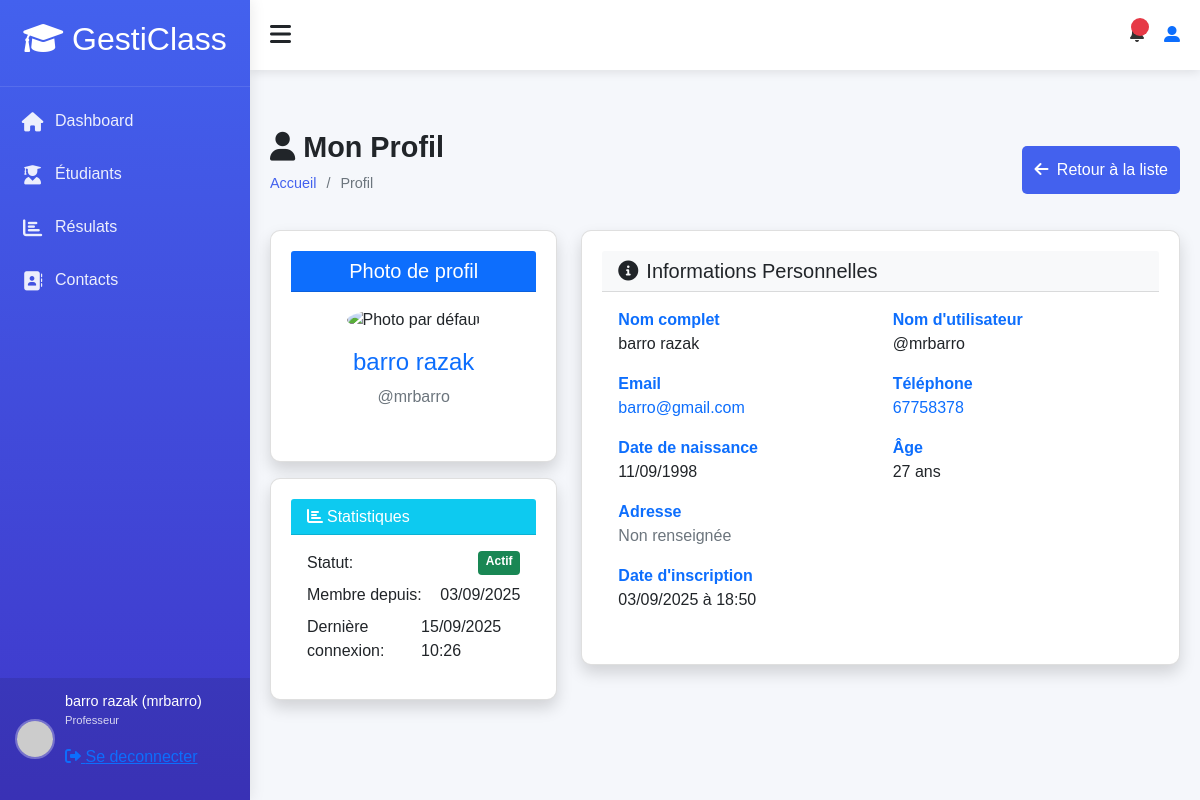
Before: /accounts/profile/ (signed in) with the older database file.
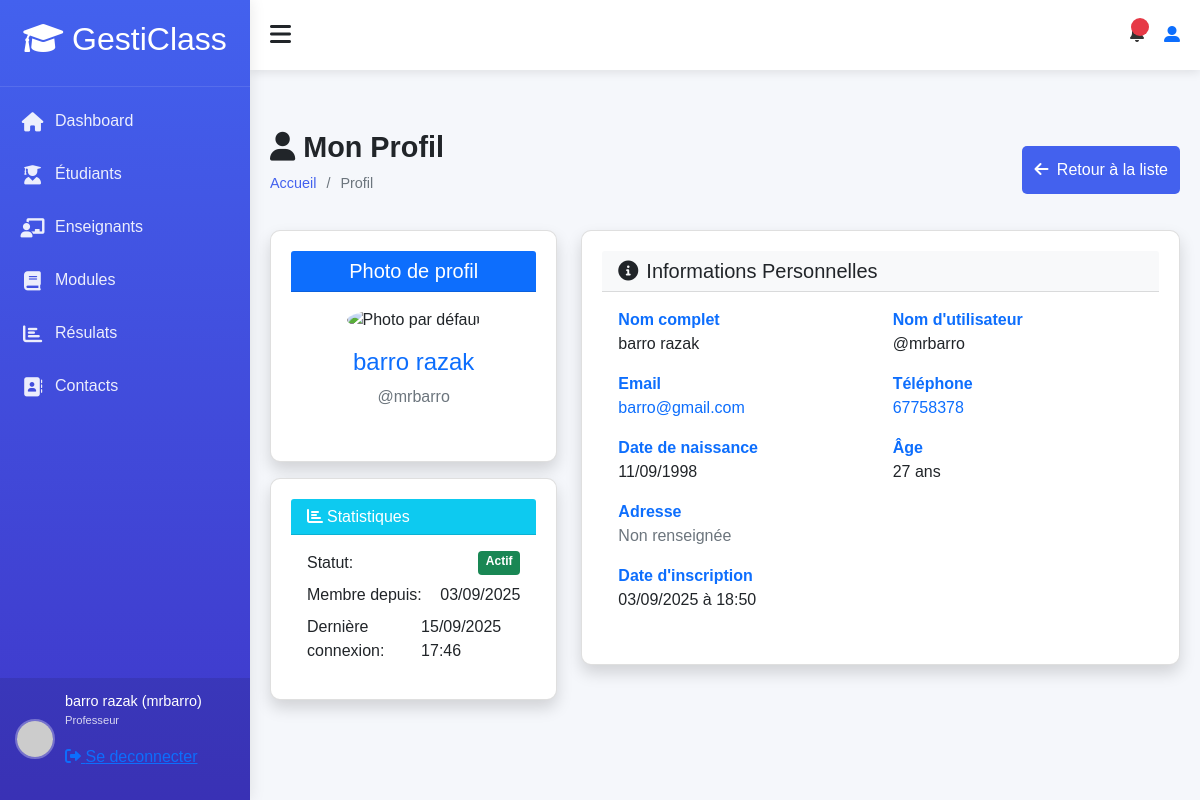
After: the same page with the newer database file.
### accounts/models.py (models this page shows, shortened)
class User(AbstractUser):
    ROLE_CHOICES = (
        ('admin', 'Administrateur'),
        ('teacher', 'Enseignant'),
        ('student', 'Élève'),
    )
    profil = models.CharField(max_length=10, choices=ROLE_CHOICES, default='student')
    phone = models.CharField(max_length=20, blank=True)
    birth_date = models.DateField(null=True, blank=True)
    photo = models.ImageField(upload_to='users/', null=True, blank=True)
    specialty = models.CharField(max_length=100, null=True, blank=True)
    hire_date = models.DateField(null=True, blank=True)
    address = models.TextField(blank=True)
    is_student = models.BooleanField(default=False)
    is_teacher = models.BooleanField(default=False)
    phone_number = models.CharField(max_length=15, blank=True)
    date_of_birth = models.DateField(null=True, blank=True)
    def __str__(self):
        return f"{self.first_name} {self.last_name} ({self.username})"
    def is_teacher(self):
        return self.profil == 'teacher'
    def is_student(self):
        return self.profil == 'student'
    class Meta:
        permissions = [
        ("peut_acceder_module", "Peut acceder au module"),
        ("peut_acceder_aux_eleve", "Peut acceder aux eleves"),
        ("peut_acceder_aux_enseignants", "peut acceder aux enseigants"),
        ("peut_acceder_aux_roles", "peut acceder aux roles"),
        ("peut_acceder_au_student_dashboard", "Peut accéder au tableau de bord étudiant"),
        ("peut_acceder_au_teacher_dashboard", "Peut accéder au tableau de bord enseignant"),
        ("peut_acceder_au_admin_dashboard", "Peut accéder au tableau de bord administrateur"),
        ("can_view_student_list", "Peut voir la liste des étudiants"),
        ("can_view_teacher_list", "Peut voir la liste des enseignants"),
        ("can_view_module_list", "Peut voir la liste des modules"),
        ("can_view_results_list", "Peut voir la liste résultats"),
        ("can_view_module_details", "Peut les details d'un module"),
        ("can_view_student_details", "Peut voir les détails d'un étudiant"),
        ("can_view_teacher_details", "Peut voir les détails d'un enseignant"),
        ("can_view_own_details", "Peut voir ses propres détails"),
        ("cans_view_results", "Peut voir les résultats"),
        ("can_view_own_results", "Peut voir ses propres résultats"),
        ("view_role", "Peut voir les rôles"),
        ("add_role", "Peut ajouter un rôle"),
        ("change_role", "Peut modifier un rôle"),
        ("delete_role", "Peut supprimer un rôle"),
        ("assign_role", "Peut assigner des rôles"),
        ("view_timetable", "Peut voir l'emploi du temps"),
        ("manage_timetable", "Peut gérer l'emploi du temps"),
        ("can_add_teacher", "Peut ajouter un enseignant"),
        ("can_add_student", "Peut ajouter un étudiant"),
        ("can_change_teacher", "Peut modifier un enseignant"),
        ("can_change_student", "Peut modifier un étudiant"),
        ("can_delete_teacher", "Peut supprimer un enseignant"),
        ("can_delete_student", "Peut supprimer un étudiant"),
        ("can_view_schoolinfo", "Peut voir les informations de l'école"),
        ("can_add_schoolinfo", "Peut ajouter les informations de l'école"),
        ("can_change_schoolinfo", "Peut modifier les informations de l'école"),
        ("can_delete_schoolinfo", "Peut supprimer les informations de l'école"),
        ]

### accounts/views.py (the view)
# urls.py: path('profile/', views.profile,
@login_required
def profile(request):
    return render(request, 'profile/profile.html', {
        'user': request.user
    })

### accounts/templates/profile/profile.html (shortened to what the changed rows need)
{% extends "models/base.html" %}
{% load static %}
{% block content %}
<div class="content">
    <div class="page-title">
        <div>
            <h2><i class="fas fa-user me-2"></i>Mon Profil</h2>
        </div>
    </div>
    <div class="row">
        <div class="col-md-4 mb-4">
            <div class="card shadow">
                <div class="card-body text-center">
                    {% if user.photo %}
                        <img src="{{ user.photo.url }}"
                             class="img-fluid rounded-circle mb-3"
                             alt="Photo de {{ user.get_full_name }}"
                             style="width: 200px; height: 200px; object-fit: cover;">
                    {% else %}
                        <img src="{% static 'img/default-avatar.png' %}"
                             class="img-fluid rounded-circle mb-3"
                             alt="Photo par défaut"
                             style="width: 200px; height: 200px; object-fit: cover;">
                    {% endif %}
                    <h4 class="text-primary">{{ user.get_full_name }}</h4>
                    <p class="text-muted">@{{ user.username }}</p>
                </div>
            </div>
            <div class="card shadow mt-3">
                <div class="card-body">
                    <div class="d-flex justify-content-between mb-2">
                        <span>Membre depuis:</span>
                        <span>{{ user.date_joined|date:"d/m/Y" }}</span>
                    </div>
                    <div class="d-flex justify-content-between">
                        <span>Dernière connexion:</span>
                        <span>
                            {% if user.last_login %}
                                {{ user.last_login|date:"d/m/Y H:i" }}
                            {% else %}
                                Jamais connecté
                            {% endif %}
                        </span>
                    </div>
                </div>
            </div>
        </div>
        <div class="col-md-8">
            <div class="card shadow">
                <div class="card-body">
                    <div class="row">
                        <div class="col-md-6">
                            <div class="info-item mb-3">
                                <label class="fw-bold text-primary">Nom complet</label>
                                <p class="mb-0">{{ user.get_full_name }}</p>
                            </div>
                        </div>
                        <div class="col-md-6">
                            <div class="info-item mb-3">
                                <label class="fw-bold text-primary">Nom d'utilisateur</label>
                                <p class="mb-0">@{{ user.username }}</p>
                            </div>
                        </div>
                    </div>
                    <div class="row">
                        <div class="col-md-6">
                            <div class="info-item mb-3">
                                <p class="mb-0">
                                    <a href="mailto:{{ user.email }}" class="text-decoration-none">
                                        {{ user.email }}
                                    </a>
                                </p>
                            </div>
                        </div>
                        <div class="col-md-6">
                            <div class="info-item mb-3">
                                <p class="mb-0">
                                    {% if user.phone %}
                                        <a href="tel:{{ user.phone }}" class="text-decoration-none">
                                            {{ user.phone }}
                                        </a>
                                    {% else %}
                                        <span class="text-muted">Non renseigné</span>
                                    {% endif %}
                                </p>
                            </div>
                        </div>
                    </div>
                    <div class="row">
                        <div class="col-md-6">
                            <div class="info-item mb-3">
                                <label class="fw-bold text-primary">Date de naissance</label>
                                <p class="mb-0">
                                    {% if user.birth_date %}
                                        {{ user.birth_date|date:"d/m/Y" }}
                                    {% else %}
                                        <span class="text-muted">Non renseignée</span>
                                    {% endif %}
                                </p>
                            </div>
                        </div>
                        <div class="col-md-6">
                            <div class="info-item mb-3">
                                <label class="fw-bold text-primary">Âge</label>
                                <p class="mb-0">
                                    {% if user.birth_date %}
                                        {{ user.birth_date|timesince }}
                                    {% else %}
                                        <span class="text-muted">Inconnu</span>
                                    {% endif %}
                                </p>
                            </div>
                        </div>
                    </div>
                    <div class="info-item mb-3">
                        <label class="fw-bold text-primary">Date d'inscription</label>
                        <p class="mb-0">{{ user.date_joined|date:"d/m/Y à H:i" }}</p>
                    </div>
                </div>
            </div>
        </div>
    </div>
</div>
{% endblock %}

### templates/models/sidebar.html (shortened to what this page needs)
<div class="sidebar" id="sidebar">
    <div class="sidebar-header">
        <h2><i class="fas fa-graduation-cap text-white"></i> GestiClass</h2>
    </div>
    <div class="sidebar-menu">
        <ul>
            <li><a href="{% url 'dashboard:home' %}" class="active"><i class="fas fa-home"></i> Dashboard</a></li>
            <li><a href="{% url 'accounts:students_list' %}"><i class="fas fa-user-graduate"></i> Étudiants</a></li>
            {% if perms.accounts.peut_acceder_aux_enseignants %}
            <li><a href="{% url 'accounts:teachers_list' %}" ><i class="fas fa-chalkboard-teacher"></i> Enseignants</a></li>
            {% endif %}
            {% if perms.accounts.peut_acceder_module %}
            <li><a href="{% url 'accounts:modules_list' %}"><i class="fas fa-book"></i> Modules</a></li>
            {% endif %}
            <li><a href="{% url 'accounts:results_list' %}"><i class="fas fa-chart-bar"></i> Résulats</a></li>
            <li><a href="{% url 'accounts:contact' %}"><i class="fas fa-address-book"></i> Contacts</a></li>
        </ul>
    </div>
    <div class="user-profile">
        <img src="https://ui-avatars.com/api/?name=Admin+User&background=random" alt="User">
        <div class="user-info">
            <h4>{{ user }}</h4>
            <p>
                {% if user.profil == 'student' %}
                    Eleve
                {% elif user.profil == 'teacher' %}
                    Professeur
                {% elif user.profil == 'admin' %}
                    Admin
                {% endif %}
                <div>
                    <a  href="{% url 'accounts:logout' %}">
                        <i class="fas fa-sign-out-alt" ></i>
                        <span>Se deconnecter</span>
                    </a>
                </div>
            </p>
        </div>
    </div>
</div>

Changed rows visible on the page:
changed User "barro razak": last_login "15/09/2025 10:26" → "15/09/2025 17:46"
Other visible differences:
text now shown: "Enseignants Modules"
